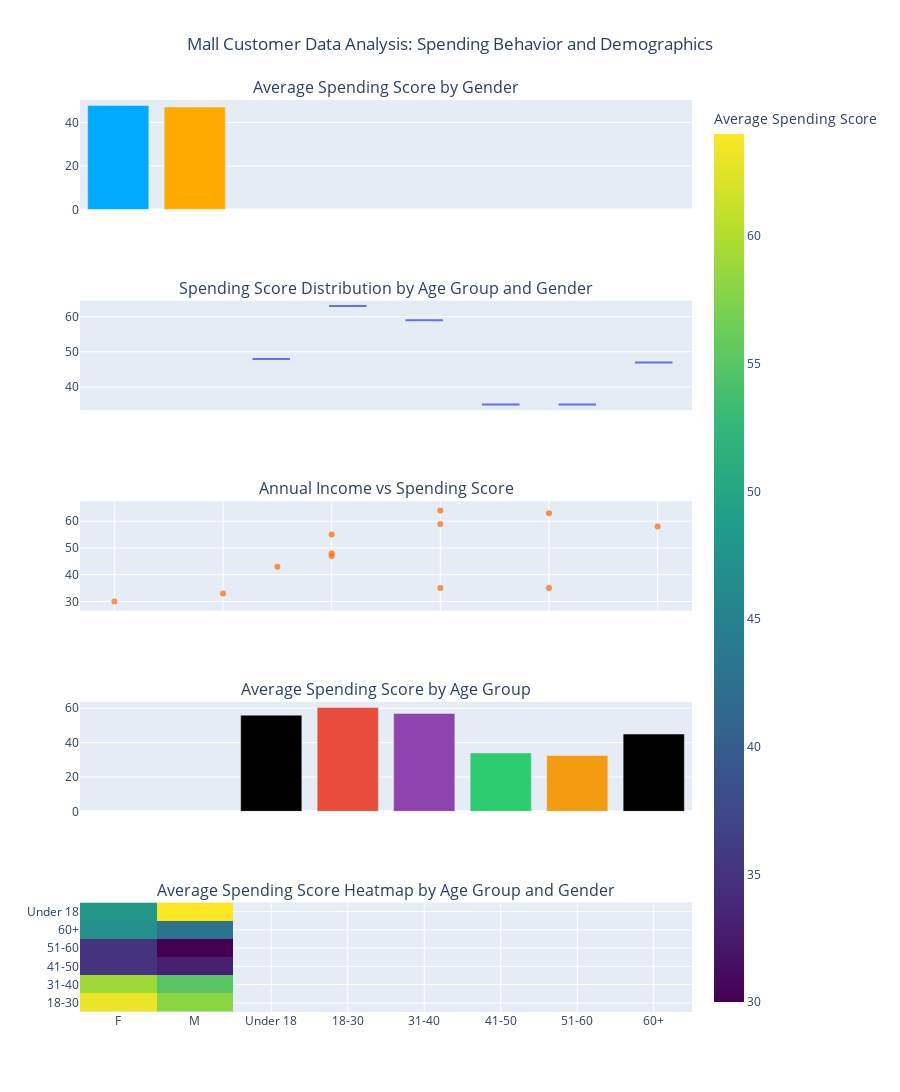

Source (notebook cell):
### Markdown cell above
#  Recommendations for Stakeholders Based on Analysis:
1. Which customer segments should we focus on for increasing overall sales?

Recommendation:
Focus on middle-aged customers (30-40 years) and females, as they generally have a higher spending score compared to other groups. Additionally, targeting customers with annual incomes between $50,000 and $70,000 can help in maximizing sales since they are more likely to make consistent purchases.

Rationale:

    Females have shown higher average spending scores.
    The 30-40 age group is where spending behavior is more active and consistent.
    Middle-income groups tend to spend more on average, making them an ideal target for marketing campaigns.

2. Would targeting high-income customers with tailored offers lead to higher spending?

Recommendation:
Targeting high-income customers alone may not necessarily lead to higher spending, as there is no strong correlation between income and spending score. Instead, consider a holistic approach that factors in both income and behavioral data (e.g., previous purchase patterns or brand loyalty).

Rationale:

    While high-income customers do tend to spend, their spending behavior is more diverse, making it harder to predict based solely on income.
    Tailored offers should be personalized based on past interactions, not just income levels, to increase effectiveness.

3. How can we personalize marketing strategies based on age or gender to boost engagement with specific customer groups?

Recommendation:

    For female customers, focus on personalized promotions and exclusive offers, as they generally show higher spending scores.
    For age-based targeting, prioritize 30-40 year-olds, as they show more consistent purchasing behavior.
    For younger customers (18-30), consider discounts and loyalty programs to build engagement early and encourage repeat visits.

Rationale:

    Females respond well to targeted promotions and personalized experiences.
    30-40 year-olds are more likely to make mid- to high-level purchases, so tailored campaigns can drive higher revenue.
    18-30 year-olds may not spend as much but can be engaged with discounts and special offers to build customer loyalty.

4. Suggestions Based on Observations from the Heatmap:

Recommendation:

    High customer engagement is found in the yellow areas, where spending scores and annual incomes are high. These segments are highly valuable and should be targeted for premium offers or loyalty programs.
    Moderate customer engagement (orange areas) represents an opportunity for targeted marketing. Consider email campaigns or digital ads to convert these customers into high spenders.
    Low customer engagement (dark blue areas) represents untapped potential. Explore ways to engage these segments, possibly by offering more affordable products or targeted promotions to encourage trial purchases.

Rationale:

    The yellow areas suggest that high-income, high-spending customers are more likely to make purchases, so they are prime candidates for exclusive offers.
    Orange areas indicate areas of opportunity, where marketing efforts could lead to higher conversion rates and spending.
    Dark blue areas signal potential gaps in engagement, requiring innovative marketing approaches to turn these customers into regular buyers.

Conclusion:

Based on the analysis, the key focus for increasing sales should be on targeting middle-aged female customers with high spending scores, offering personalized marketing strategies based on age, gender, and income. Marketing should be personalized to customer behavior, with specific efforts to increase engagement in the moderate-spending segments (orange areas) and explore opportunities in the underrepresented segments (dark blue areas).

### Code cell
import plotly.graph_objects as go
import plotly.express as px
import pandas as pd
from plotly.subplots import make_subplots

# Sample DataFrame for demonstration
data = {
    'AgeGroup': ['Under 18', 'Under 18', '18-30', '18-30', '31-40', '31-40', '41-50', '41-50', '51-60', '51-60', '60+', '60+'],
    'Gender': ['F', 'M', 'F', 'M', 'F', 'M', 'F', 'M', 'F', 'M', 'F', 'M'],
    'Spending Score (1-100)': [48, 64, 63, 58, 59, 55, 35, 33, 35, 30, 47, 43],
    'Annual Income': [50, 60, 70, 80, 60, 50, 70, 40, 60, 30, 50, 45]
}

df = pd.DataFrame(data)

# 1. Bar chart for Average Spending Score by Gender
spending_score_gender = df.groupby('Gender')['Spending Score (1-100)'].mean().reset_index()

fig1 = go.Figure([
    go.Bar(x=spending_score_gender['Gender'], y=spending_score_gender['Spending Score (1-100)'], 
           marker=dict(color=['#00aaff', '#ffaa00']))
])
fig1.update_layout(
    title='Average Spending Score by Gender',
    xaxis_title='Gender',
    yaxis_title='Average Spending Score (1-100)',
    title_x=0.5
)

# 2. Box plot for Spending Score by Age Group and Gender
fig2 = px.box(df, x='AgeGroup', y='Spending Score (1-100)', color='Gender', 
              title="Spending Score Distribution by Age Group and Gender",
              labels={"Spending Score (1-100)": "Spending Score", "AgeGroup": "Age Group", "Gender": "Customer Gender"})

# 3. Scatter plot for Annual Income vs Spending Score
fig3 = go.Figure(go.Scatter(
    x=df['Annual Income'], 
    y=df['Spending Score (1-100)'], 
    mode='markers', 
    marker=dict(color='#ff6600', opacity=0.7)
))
fig3.update_layout(
    title="Annual Income vs Spending Score",
    xaxis_title='Annual Income ($)',
    yaxis_title='Spending Score (1-100)',
    title_x=0.5
)

# 4. Bar chart for Average Spending Score by Age Group
spending_score_age = df.groupby('AgeGroup')['Spending Score (1-100)'].mean().reset_index()

fig4 = go.Figure([
    go.Bar(x=spending_score_age['AgeGroup'], y=spending_score_age['Spending Score (1-100)'], 
           marker=dict(color=['#e74c3c', '#8e44ad', '#2ecc71', '#f39c12']))
])
fig4.update_layout(
    title='Average Spending Score by Age Group',
    xaxis_title='Age Group',
    yaxis_title='Average Spending Score (1-100)',
    title_x=0.5
)

# 5. Heatmap for Spending Score by Age Group and Gender
heatmap_data = pd.crosstab(df['AgeGroup'], df['Gender'], values=df['Spending Score (1-100)'], aggfunc='mean')
fig5 = go.Figure(data=go.Heatmap(
    z=heatmap_data.values,
    x=heatmap_data.columns,
    y=heatmap_data.index,
    colorscale='Viridis',
    colorbar=dict(title="Average Spending Score")
))
fig5.update_layout(
    title='Average Spending Score Heatmap by Age Group and Gender',
    xaxis_title='Customer Gender',
    yaxis_title='Age Group',
    title_x=0.5
)

# Create a subplot layout to show all charts in 1 column with 5 rows
fig = make_subplots(
    rows=5, cols=1, 
    shared_xaxes=True,
    vertical_spacing=0.1, 
    subplot_titles=["Average Spending Score by Gender", 
                    "Spending Score Distribution by Age Group and Gender",
                    "Annual Income vs Spending Score", 
                    "Average Spending Score by Age Group", 
                    "Average Spending Score Heatmap by Age Group and Gender"]
)

# Add each figure to the subplots
fig.add_trace(fig1.data[0], row=1, col=1)
fig.add_trace(fig2.data[0], row=2, col=1)
fig.add_trace(fig3.data[0], row=3, col=1)
fig.add_trace(fig4.data[0], row=4, col=1)
fig.add_trace(fig5.data[0], row=5, col=1)

fig.update_layout(
    height=1500, 
    showlegend=False, 
    title="Mall Customer Data Analysis: Spending Behavior and Demographics",
    title_x=0.5
)

fig.show()

### Figure 1 — Plotly figure (JSON) as saved in the notebook; plotly's stock layout.template omitted (floating-point values rounded to 4 significant figures)
{"data": [{"marker": {"color": ["#00aaff", "#ffaa00"]}, "type": "bar", "x": ["F", "M"], "xaxis": "x", "y": [47.83, 47.17], "yaxis": "y"}, {"alignmentgroup": "True", "hovertemplate": "Customer Gender=F<br>Age Group=%{x}<br>Spending Score=%{y}<extra></extra>", "legendgroup": "F", "marker": {"color": "#636efa"}, "name": "F", "notched": false, "offsetgroup": "F", "orientation": "v", "showlegend": true, "type": "box", "x": ["Under 18", "18-30", "31-40", "41-50", "51-60", "60+"], "x0": " ", "xaxis": "x2", "y": [48, 63, 59, 35, 35, 47], "y0": " ", "yaxis": "y2"}, {"marker": {"color": "#ff6600", "opacity": 0.7}, "mode": "markers", "type": "scatter", "x": [50, 60, 70, 80, 60, 50, 70, 40, 60, 30, 50, 45], "xaxis": "x3", "y": [48, 64, 63, 58, 59, 55, 35, 33, 35, 30, 47, 43], "yaxis": "y3"}, {"marker": {"color": ["#e74c3c", "#8e44ad", "#2ecc71", "#f39c12"]}, "type": "bar", "x": ["18-30", "31-40", "41-50", "51-60", "60+", "Under 18"], "xaxis": "x4", "y": [60.5, 57, 34, 32.5, 45, 56], "yaxis": "y4"}, {"colorbar": {"title": {"text": "Average Spending Score"}}, "colorscale": [[0, "#440154"], [0.1111, "#482878"], [0.2222, "#3e4989"], [0.3333, "#31688e"], [0.4444, "#26828e"], [0.5556, "#1f9e89"], [0.6667, "#35b779"], [0.7778, "#6ece58"], [0.8889, "#b5de2b"], [1, "#fde725"]], "type": "heatmap", "x": ["F", "M"], "xaxis": "x5", "y": ["18-30", "31-40", "41-50", "51-60", "60+", "Under 18"], "yaxis": "y5", "z": [[63, 58], [59, 55], [35, 33], [35, 30], [47, 43], [48, 64]]}], "layout": {"annotations": [{"font": {"size": 16}, "showarrow": false, "text": "Average Spending Score by Gender", "x": 0.5, "xanchor": "center", "xref": "paper", "y": 1, "yanchor": "bottom", "yref": "paper"}, {"font": {"size": 16}, "showarrow": false, "text": "Spending Score Distribution by Age Group and Gender", "x": 0.5, "xanchor": "center", "xref": "paper", "y": 0.78, "yanchor": "bottom", "yref": "paper"}, {"font": {"size": 16}, "showarrow": false, "text": "Annual Income vs Spending Score", "x": 0.5, "xanchor": "center", "xref": "paper", "y": 0.56, "yanchor": "bottom", "yref": "paper"}, {"font": {"size": 16}, "showarrow": false, "text": "Average Spending Score by Age Group", "x": 0.5, "xanchor": "center", "xref": "paper", "y": 0.34, "yanchor": "bottom", "yref": "paper"}, {"font": {"size": 16}, "showarrow": false, "text": "Average Spending Score Heatmap by Age Group and Gender", "x": 0.5, "xanchor": "center", "xref": "paper", "y": 0.12, "yanchor": "bottom", "yref": "paper"}], "height": 1500, "showlegend": false, "title": {"text": "Mall Customer Data Analysis: Spending Behavior and Demographics", "x": 0.5}, "xaxis": {"anchor": "y", "domain": [0, 1], "matches": "x5", "showticklabels": false}, "xaxis2": {"anchor": "y2", "domain": [0, 1], "matches": "x5", "showticklabels": false}, "xaxis3": {"anchor": "y3", "domain": [0, 1], "matches": "x5", "showticklabels": false}, "xaxis4": {"anchor": "y4", "domain": [0, 1], "matches": "x5", "showticklabels": false}, "xaxis5": {"anchor": "y5", "domain": [0, 1]}, "yaxis": {"anchor": "x", "domain": [0.88, 1]}, "yaxis2": {"anchor": "x2", "domain": [0.66, 0.78]}, "yaxis3": {"anchor": "x3", "domain": [0.44, 0.56]}, "yaxis4": {"anchor": "x4", "domain": [0.22, 0.34]}, "yaxis5": {"anchor": "x5", "domain": [0, 0.12]}}}
